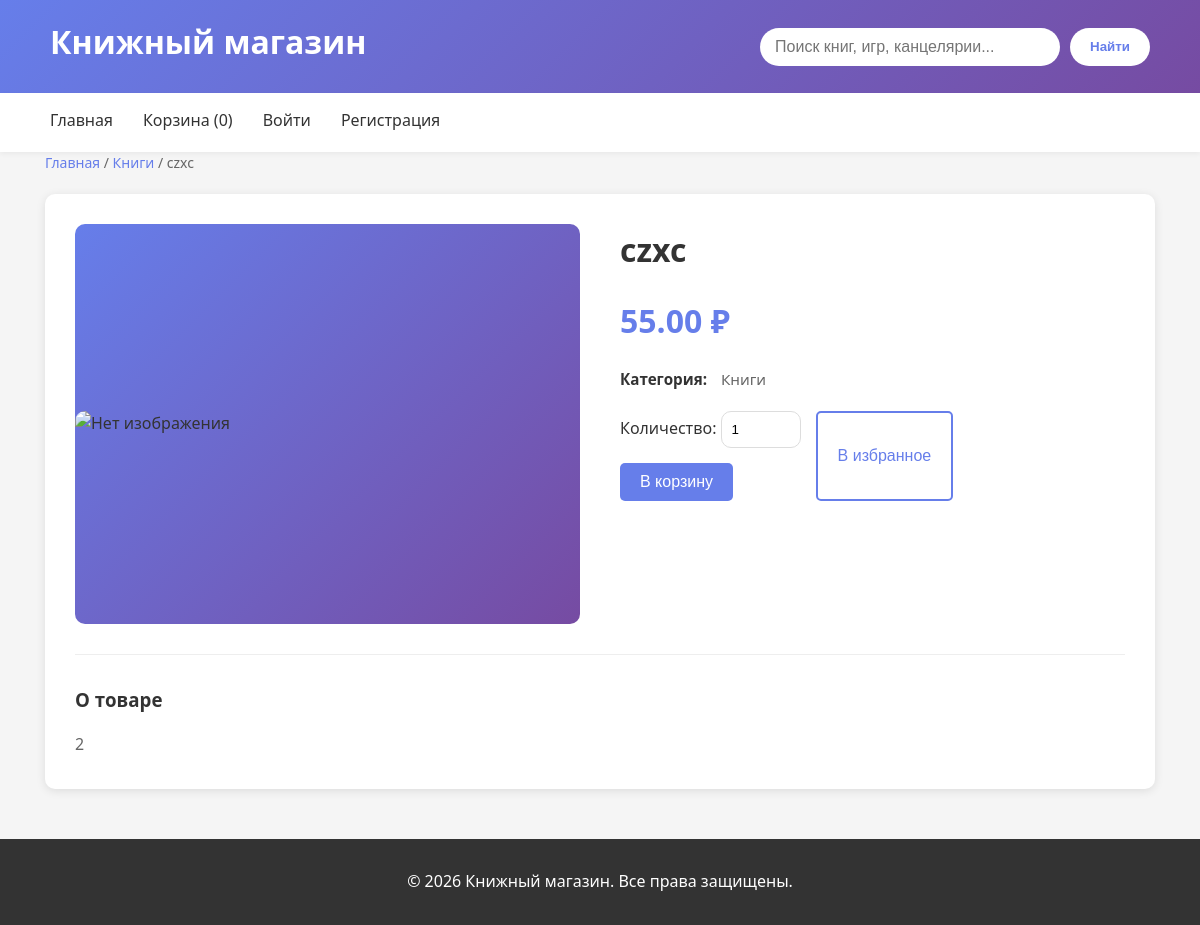
Before: /1/czxc/ with the older database file.
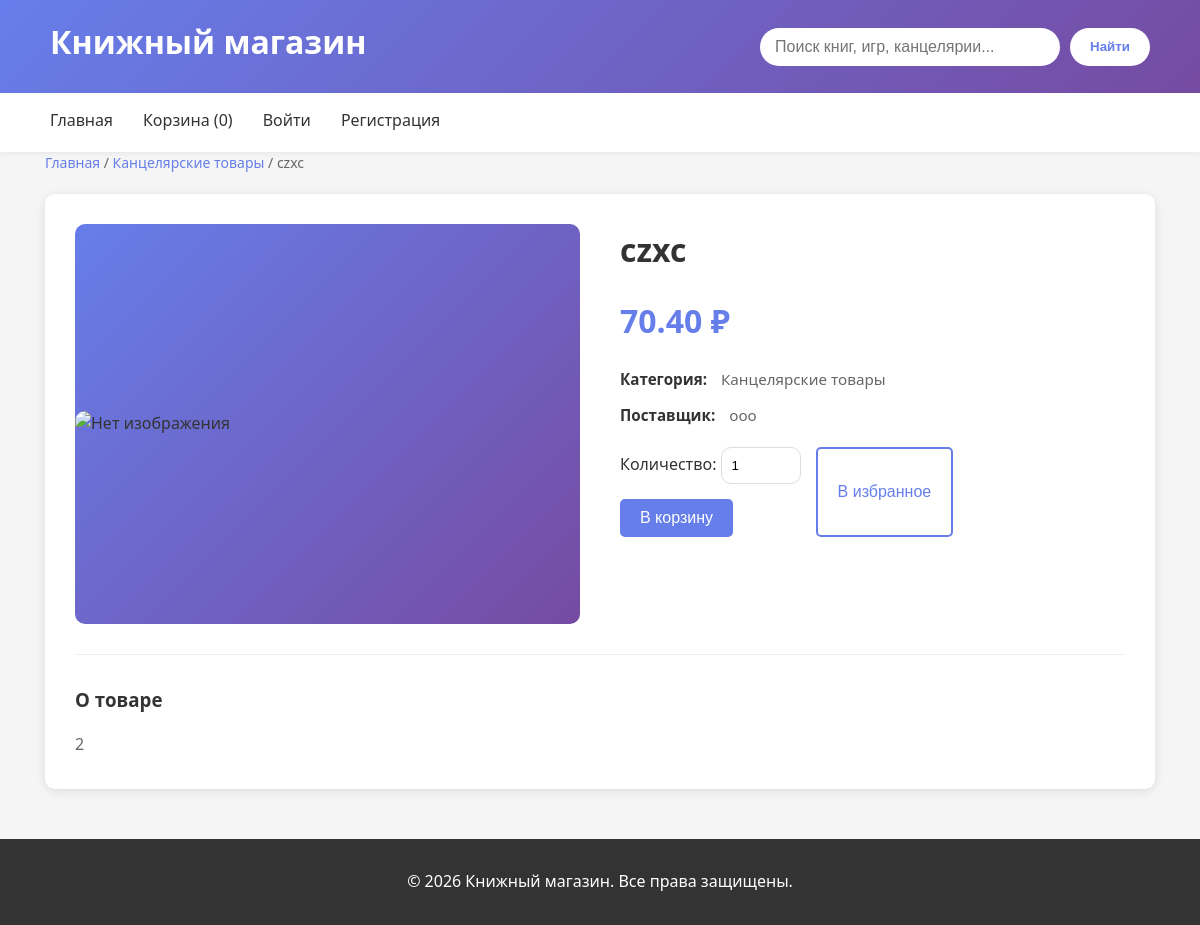
After: the same page with the newer database file.
### shop/models.py (models this page shows, shortened)
class Product(models.Model):
    name = models.CharField(max_length=255, verbose_name="Название")
    slug = models.SlugField(max_length=200, unique=True, blank=True)
    description = models.TextField(blank=True, verbose_name="Описание")
    category = models.ForeignKey(
        Category,
        on_delete=models.PROTECT,blank=False, null=False,
        related_name='products',
        verbose_name="Категория"
    )
    available = models.BooleanField(default=True, verbose_name="Доступен для продажи")
    created = models.DateTimeField(auto_now_add=True)
    updated = models.DateTimeField(auto_now=True)
    class Meta:
        verbose_name = "Товар"
        verbose_name_plural = "Товары"
        ordering = ['name']
    def get_price_value(self):
        price = self.prices.first()
        return price.value if price else None
    @property
    def price(self):
        return self.get_price_value()
    def get_main_image(self):
        return self.images.filter(is_main=True).first()

class Category(models.Model):
    name = models.CharField(max_length=255, verbose_name="Категория")
    slug = models.SlugField(max_length=200, unique=True, blank=True) # slug — это URL-версия названия.name	slug
    class Meta:
        verbose_name = "Категория"
        verbose_name_plural = "Категории"
        ordering = ['name']
    def get_absolute_url(self):
        return reverse('shop:product_list_by_category', args=[self.slug])

class Price(models.Model):
    product = models.ForeignKey(
        'Product',
        on_delete=models.CASCADE,
        related_name='prices',
        verbose_name='Товар'
    )
    value = models.DecimalField(
        max_digits=10,
        decimal_places=2,
        validators=[MinValueValidator(Decimal('0.00'))],
        verbose_name='Цена'
    )
    created = models.DateTimeField(
        auto_now_add=True,
        verbose_name='Дата создания'
    )
    class Meta:
        ordering = ['-created']

class Stationery(models.Model):
    product = models.OneToOneField(
        Product,
        on_delete=models.CASCADE,
        related_name='stationery',
        verbose_name="Товар"
    )
    supplier = models.ForeignKey(Supplier, on_delete=models.CASCADE,blank=True,null=True, verbose_name="Поставщик")
    class Meta:
        verbose_name = "Канцелярский товар"
        verbose_name_plural = "Канцелярские товары"

class Supplier(models.Model):
    name = models.CharField(max_length=255, verbose_name="Название")
    phone = models.CharField(max_length=20, verbose_name="Телефон")
    email = models.EmailField(blank=True, null=True, verbose_name="Email")
    class Meta:
        verbose_name = "Поставщик"
        verbose_name_plural = "Поставщики"

### shop/views.py (the view)
# urls.py: path('<int:id>/<slug:slug>/', views.product_detail, name='product_detail'),
def product_detail(request, id, slug):
    product = get_object_or_404(
        Product,
        id=id,
        slug=slug,
        available=True
    )
    board_game = getattr(product, 'board_game', None)
    stationery = getattr(product, 'stationery', None)
    book = getattr(product, 'book', None)
    context = {
        'product': product,
        'book': book,
        'board_game': board_game,
        'stationery': stationery,
    }
    return render(
        request,
        'shop/product/detail.html',
        context
    )

### cart/context_processors.py (called while the page is built)
def cart(request):
    if request.user.is_authenticated:
        buyer = getattr(request.user, 'buyer', None)
        if buyer:
            count = Cart.objects.filter(
                buyer=buyer
            ).aggregate(
                total=Sum('quantity')
            )['total'] or 0
        else:
            count = 0
    else:
        count = 0
    return {
        'cart_item_count': count
    }

### shop/templates/shop/product/detail.html (shortened to what this page needs)
{% extends 'shop/base.html' %}
{% load static %}
{% block content %}
<div class="breadcrumbs">
    <a href="{% url 'shop:product_list' %}">
        Главная
    </a>
    /
    <a href="{{ product.category.get_absolute_url }}">
        {{ product.category.name }}
    </a>
    /
    {{ product.name }}
</div>
<div class="product-detail">
    <div class="product-detail-header">
        <div class="product-gallery">
            <div class="product-detail-image">
                {% with main_image=product.get_main_image %}
                    {% if main_image %}
                        <img
                            src="{{ main_image.image.url }}"
                            alt="{{ product.name }}"
                            id="main-product-image"
                        >
                    {% else %}
                        <img
                            src="{% static 'shop/img/no-image.png' %}"
                            alt="Нет изображения"
                            id="main-product-image"
                        >
                    {% endif %}
                {% endwith %}
            </div>
        </div>
        <div class="product-detail-info">
            <h1>{{ product.name }}</h1>
            <div class="product-price-large">
                {{ product.price }} ₽
            </div>
            <div class="product-meta">
                <div class="product-meta-item">
                    <span class="product-meta-label">
                        Категория:
                    </span>
                    {{ product.category.name }}
                </div>
                {% if product.stationery %}
                    <div class="product-meta-item">
                        <span class="product-meta-label">
                            Поставщик:
                        </span>
                    {% if product.stationery.supplier %}
                        {{ product.stationery.supplier.name }}
                    {% else %}
                        <span>Не указан</span>
                    {% endif %}
                    </div>
                {% endif %}
            </div>
            <div class="detail-buttons">
                <form action="{% url 'cart:cart_add' product.id %}" method="post">
                    <div class="quantity-selector">
                        <label>
                            Количество:
                        </label>
                        <input
                            type="number"
                            name="quantity"
                            value="1"
                            min="1"
                            class="qty-input"
                        >
                    </div>
                    <button type="submit" class="btn">
                        В корзину
                    </button>
                </form>
                <button type="button" class="btn btn-outline">
                    В избранное
                </button>
            </div>
        </div>
    </div>
    <div class="product-description">
        <h3>О товаре</h3>
        {% if product.description %}
            <p>{{ product.description }}</p>
        {% else %}
            <p>Описание пока отсутствует.</p>
        {% endif %}
    </div>
</div>
{% endblock %}

Changed rows visible on the page:
changed Product "czxc": category.name "Книги" → "Канцелярские товары"; price "55.00" → "70.40"; stationery.supplier.name (not shown) → "ооо"
Other visible differences:
text now shown: "Поставщик:"
